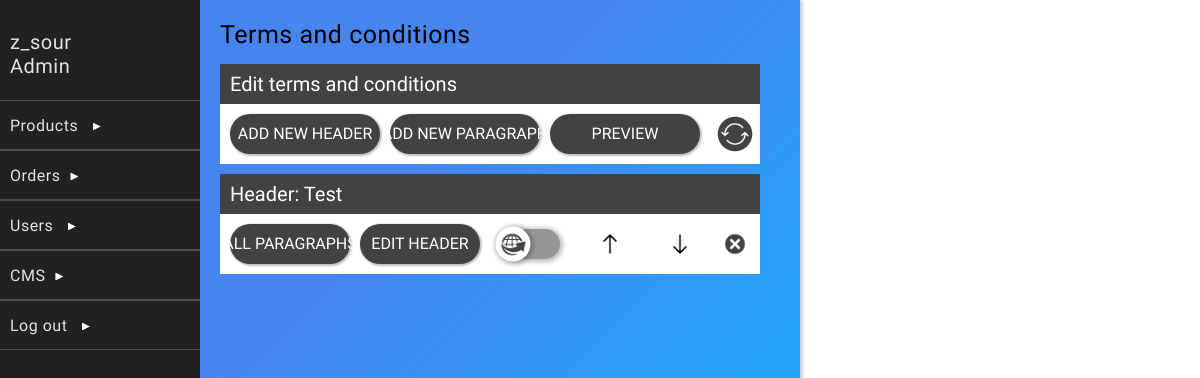
Page /dashboardExtensions/create-terms-and-conditions.php (signed in) on the earlier database version.
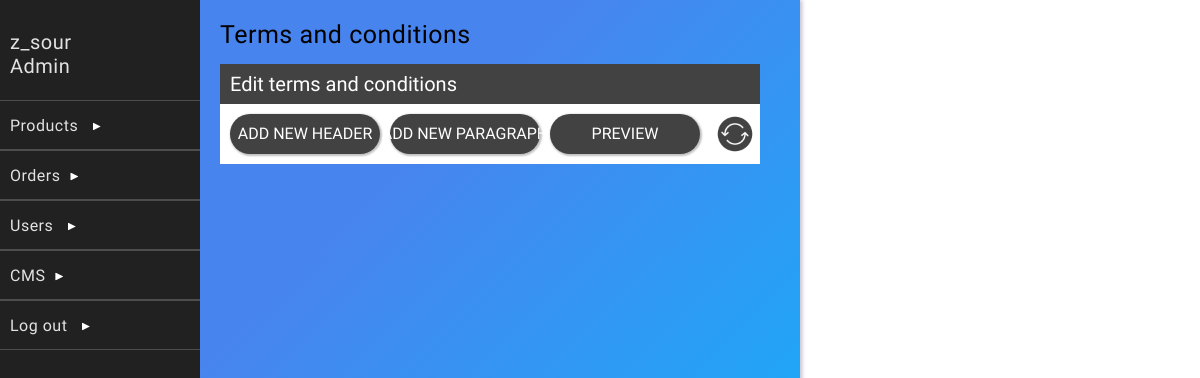
Same page on the later database version.
### tables this page shows
CREATE TABLE `terms_and_conditions` (
  `id` int(5) NOT NULL,
  `order_of_conditions` int(5) NOT NULL DEFAULT 0,
  `title` text NOT NULL,
  `terms_conditions` text NOT NULL,
  `live` int(5) NOT NULL DEFAULT 0
);

### classes/DB.php (called while the page is built, shortened)
<?php
    class DB{
        private static $_instance = null;
        private $_pdo,
                $_query,
                $_error = false,
                $_results,
                $_count = 0;
        private function __construct(){
            try{
                $this->_pdo = new PDO('mysql:host='. Config::get("mysql/host") .';dbname='. Config::get("mysql/db").';charset=utf8',
                Config::get("mysql/username"), Config::get("mysql/password"));
            }
            catch(PDOException $e){
                die($e->getMessage());
            }
        }
        public static function getInstance(){
            if(!isset(self::$_instance)){
                self::$_instance = new DB();
            }
            return self::$_instance;
        }
        public function query($sql, $params = []){
            if($this->_query = $this->_pdo->prepare($sql)){
                $x = 1;
                if(count($params)){
                    foreach($params as $param){
                        $this->_query->bindValue($x, $param);
                        $x++;
                    }
                }
                if($this->_query->execute()){
                    $this->_results = $this->_query->fetchAll(PDO::FETCH_OBJ);
                } else{
                    $this->_error = true;
                }
            }
            return $this;
        }
        protected function _read($table, $params = []){
            $conditionString = '';
            $bind = [];
            $order = '';
            $limit = '';
            if(isset($params['conditions'])){
                if(is_array($params['conditions'])){
                    foreach($params['conditions'] as $condition){
                        $conditionString .= ' ' .  $condition . ' AND';
                    }
                    $conditionString = trim($conditionString);
                    $conditionString = rtrim($conditionString, ' AND');
                } else{
                    $conditionString = $params['conditions'];
                }
                if($conditionString != ''){
                    $conditionString = ' WHERE ' . $conditionString;
                }
            }
            if(array_key_exists('bind', $params)){
                $bind = $params['bind'];
            }
            if(array_key_exists('order', $params)){
                $order = ' ORDER BY ' . $params['order'];
            }
        $sql = "SELECT * FROM {$table}{$conditionString}{$order}{$limit}";
        if(!$this->query($sql, $bind)->results()){
            return false;
        }
        return true;
        }
        public function find($table, $params = []){
            if($this->_read($table, $params)){
                return $this->results();
            }
            return false;
        }
        public function results(){
            return $this->_results;
        }
    }
?>

### classes/Config.php (called while the page is built)
<?php
    class Config{
        public static function get($path = null){
            if($path){
                $config = $GLOBALS['config'];
                $path = explode('/', $path);
                foreach($path as $bit){
                    if(isset($config[$bit])){
                        $config = $config[$bit];
                    }
                }
                return $config;
            }
            return false;
        }
    }
?>

### dashboardExtensions/create-terms-and-conditions.php (the view, shortened to what the changed rows need)
<?php
    include_once("../includes/dashboardhead.php");
?>
<div class="background">
    <div class="dashboard-content" id="content">
    <div class="center-components-background">
    <div class="center-components" id="center-components">
        <?php
            $termsHeaders = DB::getInstance()->find('terms_and_conditions', [
                'order' => 'order_of_conditions'
                ]);
            foreach($termsHeaders as $termHeader):
                $switchPos = $termHeader->live == 0 ? 0 : 1;
        ?>
        <div class="terms-and-conditions-title">
            <div class="terms-and-conditions-title-top">
                <div class="terms-and-conditions-title-top-text">Header: <?= $termHeader->title; ?></div>
            </div>
            <div class="terms-and-conditions-title-buttons">
                <div class="edit-terms-and-conditions-button small-btn" onclick="Navigation.loadComponents('all-paragraphs.php?termHeader=<?= $termHeader->id; ?>');">
                    <div class="edit-terms-and-conditions-button-text">ALL PARAGRAPHS</div>
                </div>
                <div class="edit-terms-and-conditions-button small-btn" onclick="Navigation.loadComponents('edit-term-header-title.php?termHeader=<?= $termHeader->id; ?>');">
                    <div class="edit-terms-and-conditions-button-text">EDIT HEADER</div>
                </div>
                <div class="editing-switch"  id="editing-switch-<?= $termHeader->id; ?>"<?php
                        if(!$switchPos){
                            echo('style="
                                background-color: #979696;
                            "');
                        }
                ?> onclick="flipSwitch(<?= $switchPos ?>, 'switchForm<?= $termHeader->id; ?>', 'editing-switch-<?= $termHeader->id; ?>', 'editing-switch-btn-<?= $termHeader->id; ?>');">
                        <div class="editing-switch-btn" id="editing-switch-btn-<?= $termHeader->id; ?>"
                            <?php
                                if(!$switchPos){
                                    echo('style="
                                        right: 20%;
                                    "');
                                }
                            ?>
                        ><span class="editing-switch-btn-icon"></span></div>
                </div>
                <div class="moveUpBtn" onclick="window.location.href = 'functionality/order-terms.php?termOrder=<?= $termHeader->order_of_conditions; ?>&pos=1'"></div>
                <div class="moveDownBtn" onclick="window.location.href = 'functionality/order-terms.php?termOrder=<?= $termHeader->order_of_conditions; ?>&pos=-1'"></div>
                <div class="removeBtn" onclick="document.getElementById('remove-title-<?= $termHeader->id; ?>').submit();"></div>
            </div>
        </div>
        <?php
            endforeach;
        ?>
    </div>
    </div>
    </div>
</div>

Differences in the rows shown:
removed terms_and_conditions: title "Test", live 0 (drawn)
